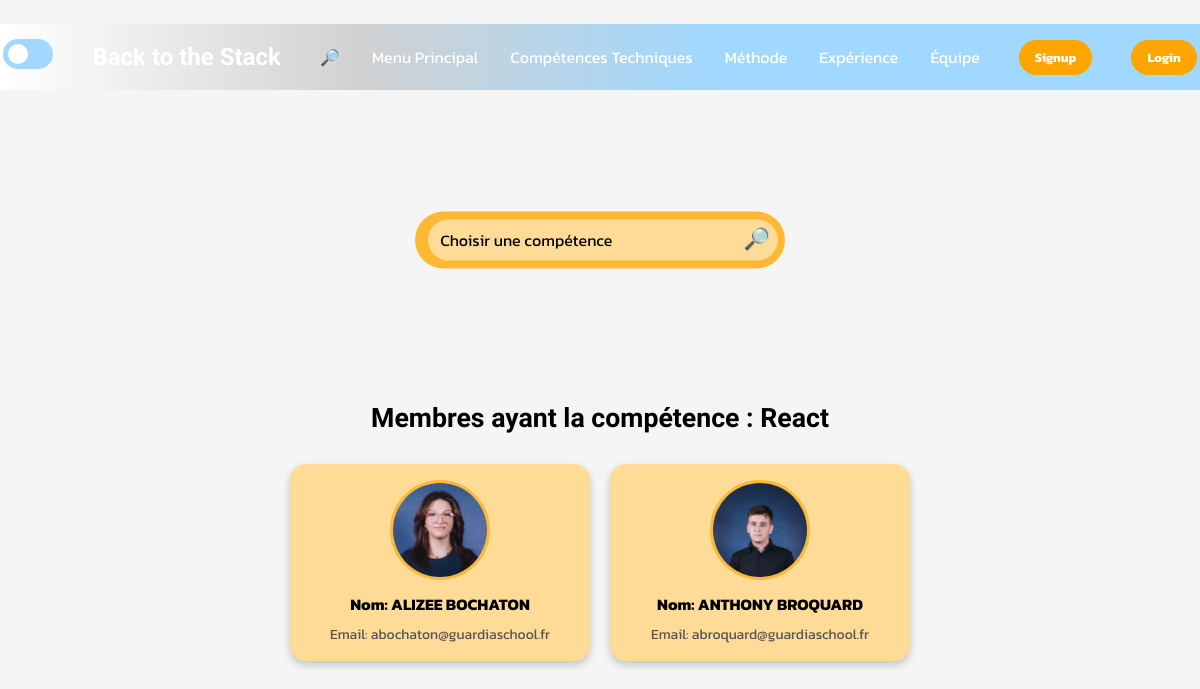
Page /php/recherche.php?competence=5 on the committed database.
### tables this page shows
CREATE TABLE IF NOT EXISTS `competences` (
`id` int(11) NOT NULL,
  `nom` varchar(100) NOT NULL
);

CREATE TABLE IF NOT EXISTS `membres` (
`id` int(11) NOT NULL,
  `nom` varchar(100) NOT NULL,
  `email` varchar(150) NOT NULL,
  `date` date NOT NULL,
  `formation` varchar(100) NOT NULL,
  `photo` varchar(255) NOT NULL,
  `presentation` text NOT NULL
);

### php/recherche.php (the view, shortened to what this page needs)
<!DOCTYPE html>
<html lang="fr">
<head>
    <link id="theme-link" rel="stylesheet" href="../css/dark-theme.css">
    <link rel="stylesheet" href="https://cdnjs.cloudflare.com/ajax/libs/font-awesome/6.0.0/css/all.min.css">
</head>
<body class="recherche_body">
<header>
    <div class="navbar">
        <div class="mode">
            <label for="toggle" class="label"></label>
        </div>
        <div class="logo">
            <a href="../html/index.html">Back to the Stack</a>
        </div>
        <ul class="liens">
            <li><a href="recherche.php">🔎</a></li>
            <li><a href="../html/index.html">Menu Principal</a></li>
            <li><a href="../html/comptech.html">Compétences Techniques</a></li>
            <li><a href="../html/méthode.html">Méthode</a></li>
            <li><a href="../html/anciens_clients.html">Expérience</a></li>
            <li><a href="../html/notreequipe.html">Équipe</a></li>
        </ul>
        <a href="../php/signup.php" class="action_btn">Signup</a>
        <a href="../php/login.php" class="action_btn">Login</a>
    </div>
</header>
<form action="recherche.php" method="GET" class="Barre_de_recherche">
    <select name="competence" id="competence">
        <option value="" disabled selected>Choisir une compétence</option>
    </select>
    <button type="submit">🔎</button>
</form>
<?php
$host = 'localhost';
$user = 'root';
$pass = 'root';
$db = 'competences_equipe';
$conn = new mysqli($host, $user, $pass, $db);
if (isset($_GET['competence'])) {
    $competence_id = (int)$_GET['competence'];
    $competence_sql = "SELECT nom FROM competences WHERE id = ?";
    if ($stmt = $conn->prepare($competence_sql)) {
        $stmt->bind_param('i', $competence_id);
        $stmt->execute();
        $stmt->bind_result($competence_name);
        if ($competence_name) {
            $sql = "
                SELECT membres.id, membres.nom, membres.email, membres.photo
                FROM membres
                JOIN membre_competences ON membres.id = membre_competences.membre_id
                WHERE membre_competences.competence_id = ?
            ";
            $stmt = $conn->prepare($sql);
            $stmt->bind_param('i', $competence_id);
            $stmt->execute();
            $result = $stmt->get_result();
            if ($result->num_rows > 0) {
                echo "<h2 class='resultat-titre'>Membres ayant la compétence : $competence_name</h2>";
                echo "<div class='resultats-container'>";
                while ($row = $result->fetch_assoc()) {
                    echo "<a href='membre.php?id=" . $row['id'] . "' class='resultat-link'>";
                    echo "<div class='resultat-item'>";
                    echo "<img src='" . $row['photo'] . "' alt='" . $row['nom'] . "' class='resultat-photo'>";
                    echo "<div class='resultat-details'>";
                    echo "<p class='resultat-nom'>Nom: " . $row['nom'] . "</p>";
                    echo "<p class='resultat-email'>Email: " . $row['email'] . "</p>";
                    echo "</div>";
                    echo "</div>";
                    echo "</a>";
                }
                echo "</div>";
            } else {
                echo "<p>Aucun membre trouvé pour cette compétence.</p>";
            }
        } else {
            echo "<p>Compétence non trouvée.</p>";
        }
    } else {
        echo "<p>Erreur de préparation de la requête pour la compétence.</p>";
    }
} else {
    echo "<p class='message-recherche'>Veuillez sélectionner une compétence.</p>";
}
?>
</body>
</html>

### css/dark-theme.css (style rules this page uses)
* { margin: 0; padding: 0; box-sizing: border-box; word-wrap: break-word; }
body { height: 100vh; background-color: rgb(0, 0, 0); margin-top: 2%; font-family: 'Kanit', sans-serif; align-items: center; justify-content: center; }
li { list-style: none; }
a { text-decoration: none; color: white; font-size: 1rem; white-space: nowrap; }
header { background: linear-gradient(90deg, #000, #2B2B7B, #4C4CFF);; margin-top: auto; position: relative; padding: 0.2rem; }
.navbar { width: 100%; height: 60px; max-width: 1200px; margin: 0 auto; display: flex; align-items: center; justify-content: space-between; box-sizing: border-box; }
.navbar .logo a { font-size: 1.5rem; font-weight: bold; white-space: nowrap; }
.logo { font-family: 'Zen Dots', sans-serif !important; font-size: 120% !important; }
.navbar .liens { display: flex; gap: 2rem; flex-wrap: wrap; }
.action_btn { background-color: orange; color: white; padding: 0.5rem 1rem; border: none; outline: none; border-radius: 20px; font-size: 0.8rem; font-weight: bold; cursor: pointer; transition: scale 0.2s ease; }
.Barre_de_recherche { position: absolute; left: 50%; transform: translate(-50%, -50%); flex-direction: column; margin-top: 150px; width: 370px; text-align: center; align-items: center; gap: 8px; background-color: #ffffff; border-radius: 50px; padding: 8px; }
.Barre_de_recherche select { appearance: none; border: none; font-size: 16px; padding: 12px; width: 350px; border-radius: 50px; outline: none; background-color: #f4f4f4; color: #000000; cursor: pointer; font-family: 'Kanit', sans-serif; }
.Barre_de_recherche button { text-align: center; width: 30px; padding: 0px; font-size: 16pt; margin-left: -40px; border: none; outline: none; cursor: pointer; background-color: transparent; }
.resultat-titre { text-align: center; font-family: "Zen Dots", sans-serif; font-size: 20pt; padding-top: 300px; margin: 1%; color: #ffffff; }
.resultats-container { display: flex; flex-wrap: wrap; gap: 20px; justify-content: center; margin-top: 30px; }
.resultat-item { display: flex; flex-direction: column; align-items: center; background-color: #ffffff; border-radius: 16px; padding: 16px; box-shadow: 0 4px 8px rgba(0, 0, 0, 0.2); width: 300px; text-align: center; font-family: 'Kanit', sans-serif; }
.resultat-photo { width: 100px; height: 100px; border-radius: 50%; object-fit: cover; margin-bottom: 12px; border: 3px solid #c2c2c2; }
.resultat-nom { color: #000; font-size: 16px; font-weight: bold; margin-bottom: 8px; }
.resultat-email { font-size: 14px; color: #555; }
.resultat-link { text-decoration: none; color: inherit; }
.resultat-item { transition: transform 0.3s, box-shadow 0.3s; }
.label { display: inline-block; height: 30px; width: 50px; background: rgba(160, 216, 255); position: relative; transition: all .3s; border-radius: 60px; }
.label:after { content: ""; height: 20px; width: 20px; background: white; position: absolute; top: 17%; left: 10%; transition: all .3s; border-radius: 50%; }

### rows in the picture
competences: nom "React"
membres: photo (picture), nom "ALIZEE BOCHATON", email "abochaton@guardiaschool.fr"
membres: photo (picture), nom "ANTHONY BROQUARD", email "abroquard@guardiaschool.fr"
